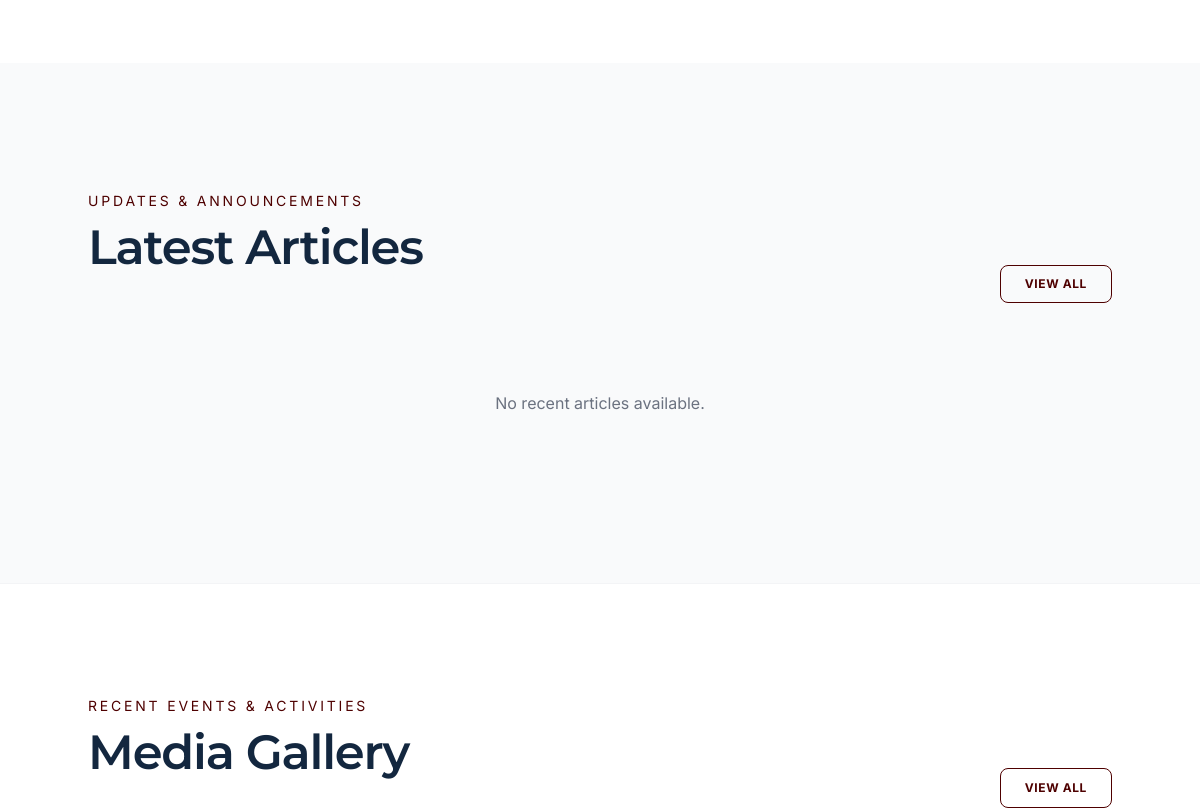
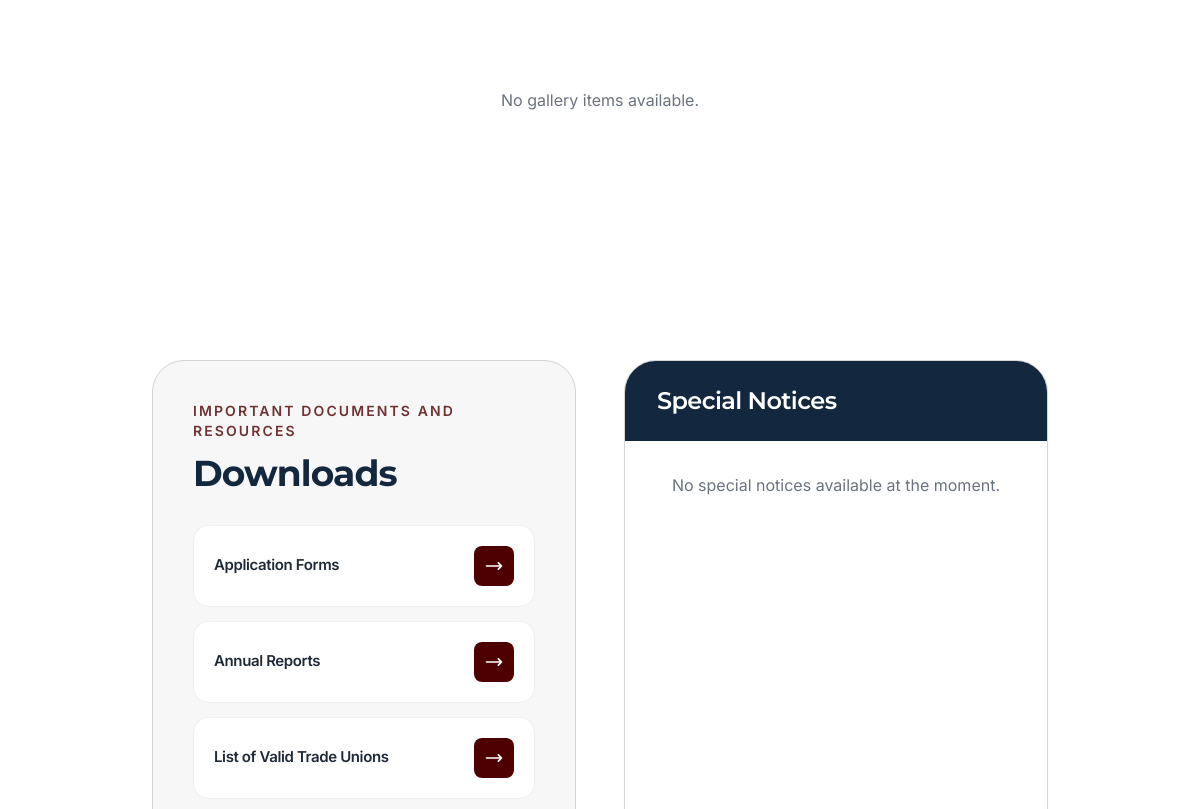
Before: / (middle part) with the older database file (2 pictures, top to bottom).
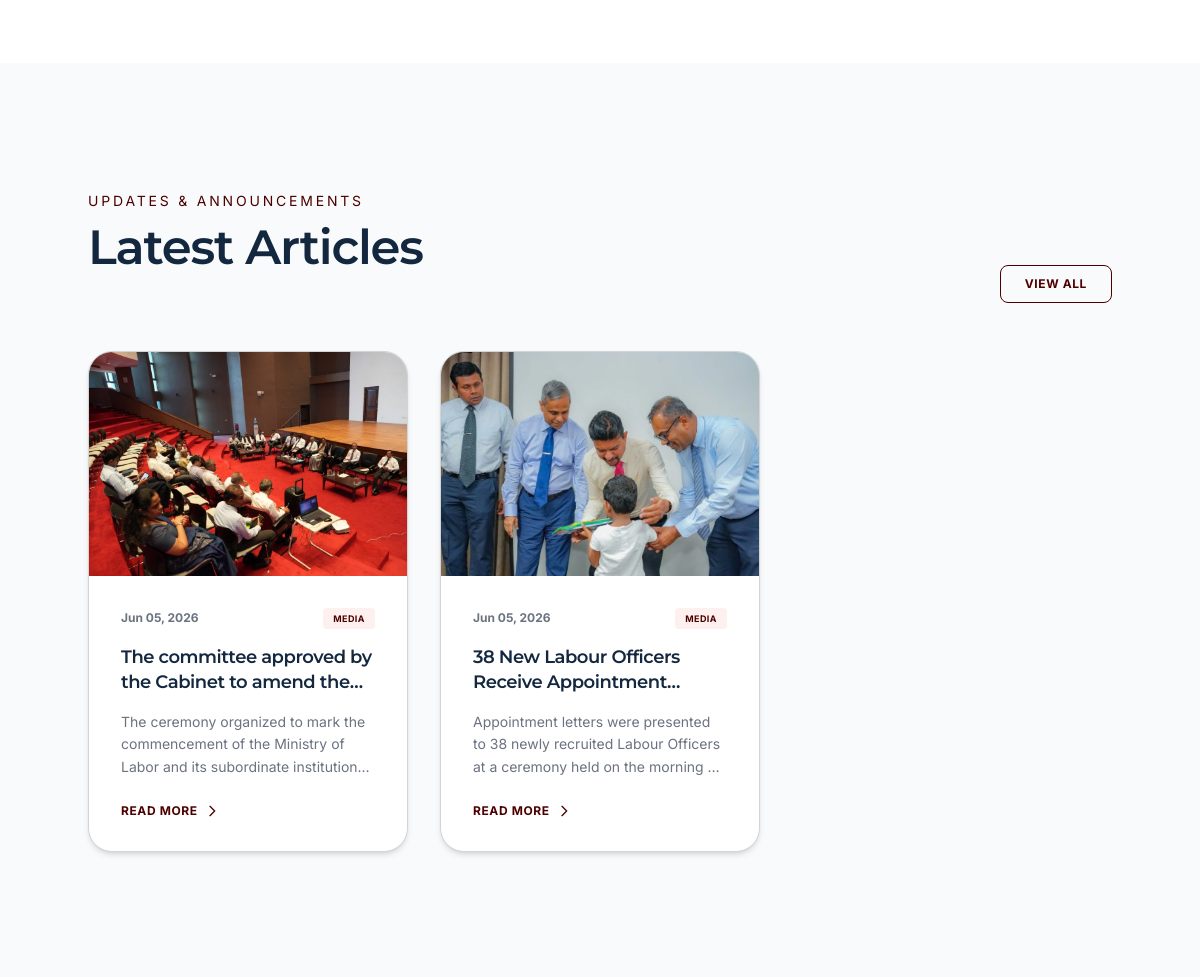
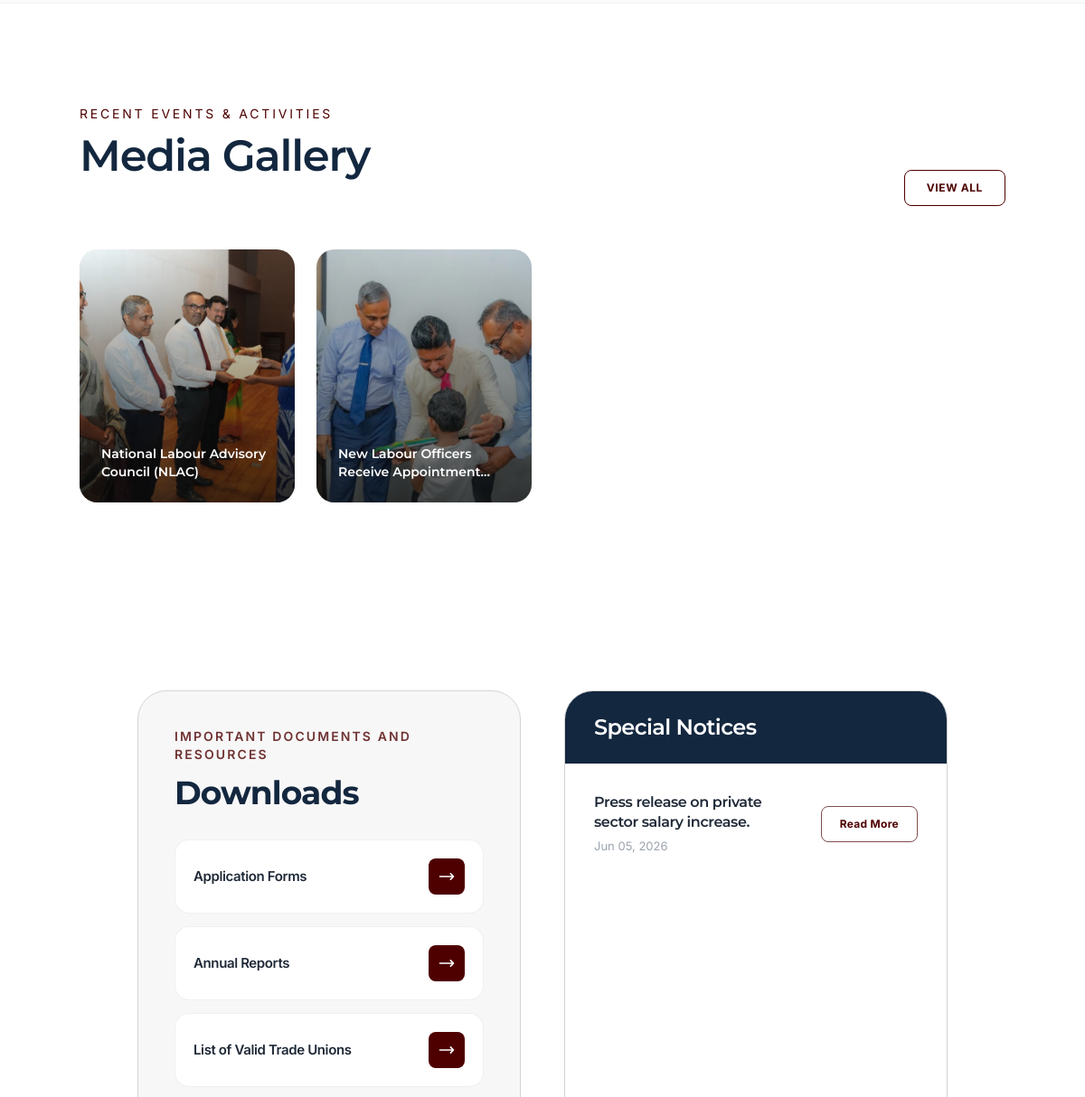
After: the same page with the newer database file (2 pictures, top to bottom).
### tables this page shows
CREATE TABLE `articles` (
  `id` int(11) NOT NULL AUTO_INCREMENT,
  `title` varchar(255) NOT NULL,
  `title_si` varchar(255) DEFAULT NULL,
  `title_ta` varchar(255) DEFAULT NULL,
  `category` varchar(50) NOT NULL,
  `publish_date` date DEFAULT NULL,
  `summary` text NOT NULL,
  `content` longtext NOT NULL,
  `content_si` longtext DEFAULT NULL,
  `content_ta` longtext DEFAULT NULL,
  `cover_image` varchar(255) DEFAULT NULL,
  `tags` varchar(255) DEFAULT NULL,
  `language` varchar(20) NOT NULL DEFAULT 'english',
  `visibility` enum('public','private','hidden') NOT NULL DEFAULT 'public',
  `is_featured` tinyint(1) NOT NULL DEFAULT 0,
  `is_special_notice` tinyint(1) NOT NULL DEFAULT 0,
  `status` enum('Draft','Published') NOT NULL DEFAULT 'Draft',
  `author_id` int(11) DEFAULT NULL,
  `created_at` timestamp NULL DEFAULT current_timestamp(),
  `updated_at` timestamp NULL DEFAULT current_timestamp() ON UPDATE current_timestamp(),
  PRIMARY KEY (`id`),
  KEY `author_id` (`author_id`),
  CONSTRAINT `articles_ibfk_1` FOREIGN KEY (`author_id`) REFERENCES `admins` (`id`) ON DELETE SET NULL
);

CREATE TABLE `gallery` (
  `id` int(11) NOT NULL AUTO_INCREMENT,
  `title` varchar(255) NOT NULL,
  `cover_image` varchar(255) NOT NULL,
  `status` enum('Public','Private') NOT NULL DEFAULT 'Public',
  `created_at` timestamp NULL DEFAULT current_timestamp(),
  `updated_at` timestamp NULL DEFAULT current_timestamp() ON UPDATE current_timestamp(),
  PRIMARY KEY (`id`)
);

### index.php (the view, shortened to what this page needs)
<?php
require_once 'admin/includes/db.php';
$recentNewsRaw = $pdo->query("SELECT * FROM articles WHERE status = 'Published' AND category = 'Media' ORDER BY created_at DESC LIMIT 3")->fetchAll();
$recentNews = [];
foreach ($recentNewsRaw as $news) {
    $recentNews[] = $news;
}
$specialNoticesRaw = $pdo->query("SELECT * FROM articles WHERE status = 'Published' AND category = 'Notices' AND is_featured = 1 ORDER BY created_at DESC LIMIT 4")->fetchAll();
$specialNotices = [];
foreach ($specialNoticesRaw as $notice) {
    $specialNotices[] = $notice;
}
$galleryItems = $pdo->query("SELECT * FROM gallery WHERE status = 'Public' ORDER BY created_at DESC LIMIT 4")->fetchAll();
include 'includes/header.php';
?>
<section class="py-20 md:py-28 px-4 md:px-16" id="citizen-services">
</section>
<section class="py-20 md:py-32 px-4 md:px-16 relative overflow-hidden bg-[#F9FAFB]" id="news-section">
    <div class="container mx-auto">
        <div class="flex justify-between items-end mb-12" data-aos="fade-up">
            <div>
                <p class="text-secondary font-normal text-xs md:text-sm uppercase tracking-[0.2em] mb-3 font-inter">
                    Updates & Announcements</p>
                <h2 class="section-title">
                    Latest Articles</h2>
            </div>
            <a href="articles" class="hidden md:flex items-center space-x-2 border border-secondary text-secondary font-bold py-2.5 px-6 rounded-lg hover:bg-secondary hover:text-white transition-all text-xs uppercase tracking-wider">
                <span>View All</span>
            </a>
        </div>
        <div class="grid grid-cols-1 md:grid-cols-3 gap-8">
            <?php if(empty($recentNews)): ?>
                <div class="col-span-3 text-center text-gray-500 py-10">No recent articles available.</div>
            <?php else: ?>
                <?php foreach($recentNews as $news): ?>
                <div class="news-card">
                    <div>
                        <div class="h-56 overflow-hidden bg-gray-100 flex items-center justify-center">
                            <?php if(!empty($news['cover_image']) && file_exists('admin/' . $news['cover_image'])): ?>
                                <img loading="lazy" src="admin/<?= htmlspecialchars($news['cover_image']) ?>" alt="<?= htmlspecialchars($news['title']) ?>" class="w-full h-full object-cover hover:scale-105 transition-transform duration-500">
                            <?php endif; ?>
                        </div>
                        <div class="p-8 pb-4">
                            <div class="flex justify-between items-center mb-4">
                                <span class="text-xs text-gray-500 font-inter font-bold"><?= date('M d, Y', strtotime($news['created_at'])) ?></span>
                                <span class="text-[9px] font-bold text-secondary bg-[#FFF0F0] px-2.5 py-1 rounded uppercase tracking-wider font-inter"><?= htmlspecialchars($news['category']) ?></span>
                            </div>
                            <h3 class="text-lg font-semibold text-primary font-montserrat mb-4 leading-snug hover:text-secondary transition-colors line-clamp-2 notranslate">
                                <?= htmlspecialchars($news['title']) ?>
                            </h3>
                            <p class="text-gray-500 text-[14px] font-inter leading-relaxed line-clamp-3 notranslate">
                                <?= htmlspecialchars(mb_substr(strip_tags($news['content']), 0, 150)) ?>...
                            </p>
                        </div>
                    </div>
                    <div class="p-8 pt-2">
                        <a href="article/<?= $news['id'] ?>" class="text-secondary font-bold text-xs flex items-center hover:text-primary transition-colors uppercase tracking-wider gap-1.5">
                            Read More <svg class="w-4 h-4" fill="none" stroke="currentColor" viewBox="0 0 24 24"><path stroke-linecap="round" stroke-linejoin="round" stroke-width="2" d="M9 5l7 7-7 7"></path></svg>
                        </a>
                    </div>
                </div>
                <?php endforeach; ?>
            <?php endif; ?>
        </div>
    </div>
</section>
<section class="py-20 md:py-28 px-4 md:px-16 bg-white border-t border-gray-100" id="media-gallery">
    <div class="container mx-auto">
        <div class="flex justify-between items-end mb-12">
            <div>
                <p class="text-secondary font-normal text-xs md:text-sm uppercase tracking-[0.2em] mb-3 font-inter">
                    Recent Events & Activities</p>
                <h2 class="section-title">
                    Media Gallery</h2>
            </div>
            <a href="gallery"
                class="hidden md:flex items-center space-x-2 border border-secondary text-secondary font-bold py-2.5 px-6 rounded-lg hover:bg-secondary hover:text-white transition-all text-[12px] uppercase tracking-wider">
                <span>View All</span>
            </a>
        </div>
        <div class="grid grid-cols-2 lg:grid-cols-4 gap-3 sm:gap-6">
            <?php if(empty($galleryItems)): ?>
                <div class="col-span-2 lg:col-span-4 text-center text-gray-500 py-10">No gallery items available.</div>
            <?php else: ?>
                <?php foreach($galleryItems as $item): ?>
                <a href="gallery-album/<?= $item['id'] ?>" class="group relative bg-gray-100 rounded-[20px] overflow-hidden aspect-[4/5] sm:aspect-[3/4] md:aspect-[4/5] lg:aspect-auto lg:h-[280px] shadow-sm cursor-pointer block">
                    <img loading="lazy" src="admin/<?= htmlspecialchars($item['cover_image']) ?>" alt="<?= htmlspecialchars($item['title']) ?>" class="absolute inset-0 w-full h-full object-cover group-hover:scale-105 transition-transform duration-500">
                    <div class="absolute inset-0 bg-[linear-gradient(180deg,rgba(102,102,102,0)_0%,rgba(10,10,10,0.8)_100%)] opacity-90 group-hover:opacity-100 transition-opacity duration-300"></div>
                    <div class="absolute inset-0 p-4 sm:p-6 flex flex-col justify-end w-full z-10">
                        <p class="text-white font-semibold font-montserrat text-xs sm:text-sm line-clamp-2 leading-snug"><?= htmlspecialchars($item['title']) ?></p>
                    </div>
                </a>
                <?php endforeach; ?>
            <?php endif; ?>
        </div>
    </div>
</section>
<section class="py-16 md:py-24 px-4 md:px-16 container mx-auto">
    <div class="grid grid-cols-1 lg:grid-cols-2 gap-8 lg:gap-12 items-stretch">
        <div class="bg-[#F7F7F7] rounded-[32px] border-[0.5px] border-[#D4D4D4] p-8 md:p-10 flex flex-col justify-between">
            <div>
                <p class="text-secondary/80 font-semibold text-xs md:text-sm uppercase tracking-[0.15em] mb-3 font-inter">
                    Important Documents and Resources</p>
                <h2 class="text-3xl md:text-4xl font-bold text-primary font-montserrat mb-8 tracking-tight">
                    Downloads</h2>
                <div class="space-y-3.5">
                    <a href="#"
                        class="flex justify-between items-center p-4 md:p-5 rounded-2xl border border-gray-200/60 hover:border-secondary hover:shadow-md transition-all duration-300 group bg-white">
                        <span class="font-semibold text-gray-800 font-inter group-hover:text-primary text-[15px] tracking-tight">Application Forms</span>
                        <div class="w-10 h-10 rounded-lg bg-secondary text-white flex items-center justify-center group-hover:bg-[#320000] transition-colors shrink-0 ml-4">
                            <svg class="w-5 h-5 text-white" fill="none" stroke="currentColor" stroke-width="2" viewBox="0 0 24 24">
                                <path stroke-linecap="round" stroke-linejoin="round" d="M17.25 8.25L21 12m0 0l-3.75 3.75M21 12H3"></path>
                            </svg>
                        </div>
                    </a>
                    <a href="#"
                        class="flex justify-between items-center p-4 md:p-5 rounded-2xl border border-gray-200/60 hover:border-secondary hover:shadow-md transition-all duration-300 group bg-white">
                        <span class="font-semibold text-gray-800 font-inter group-hover:text-primary text-[15px] tracking-tight">Annual Reports</span>
                        <div class="w-10 h-10 rounded-lg bg-secondary text-white flex items-center justify-center group-hover:bg-[#320000] transition-colors shrink-0 ml-4">
                            <svg class="w-5 h-5 text-white" fill="none" stroke="currentColor" stroke-width="2" viewBox="0 0 24 24">
                                <path stroke-linecap="round" stroke-linejoin="round" d="M17.25 8.25L21 12m0 0l-3.75 3.75M21 12H3"></path>
                            </svg>
                        </div>
                    </a>
                    <a href="#"
                        class="flex justify-between items-center p-4 md:p-5 rounded-2xl border border-gray-200/60 hover:border-secondary hover:shadow-md transition-all duration-300 group bg-white">
                        <span class="font-semibold text-gray-800 font-inter group-hover:text-primary text-[15px] tracking-tight">List of Valid Trade Unions</span>
                        <div class="w-10 h-10 rounded-lg bg-secondary text-white flex items-center justify-center group-hover:bg-[#320000] transition-colors shrink-0 ml-4">
                            <svg class="w-5 h-5 text-white" fill="none" stroke="currentColor" stroke-width="2" viewBox="0 0 24 24">
                                <path stroke-linecap="round" stroke-linejoin="round" d="M17.25 8.25L21 12m0 0l-3.75 3.75M21 12H3"></path>
                            </svg>
                        </div>
                    </a>
                </div>
            </div>
        </div>
        <div class="bg-white rounded-[32px] border-[0.5px] border-[#D4D4D4] shadow-sm overflow-hidden flex flex-col justify-between">
            <div>
                <div class="bg-primary text-white py-6 px-8 relative overflow-hidden">
                    <h3 class="font-semibold text-xl md:text-2xl font-montserrat flex items-center relative z-10">Special Notices</h3>
                </div>
                <div class="divide-y divide-gray-200 bg-white">
                    <?php if(empty($specialNotices)): ?>
                        <div class="p-8 text-center text-gray-500 font-inter">No special notices available at the moment.</div>
                    <?php else: ?>
                        <?php foreach($specialNotices as $notice): ?>
                        <div class="p-6 md:p-8 flex justify-between items-center gap-6 hover:bg-gray-50/50 transition-colors duration-200">
                            <div class="flex-grow">
                                <h4 class="text-gray-800 font-semibold font-montserrat mb-1.5 text-[15px] md:text-[16px] leading-snug notranslate"><?= htmlspecialchars($notice['title']) ?></h4>
                                <p class="text-[13px] text-gray-400 font-inter"><?= date('M d, Y', strtotime($notice['created_at'])) ?></p>
                            </div>
                            <a href="article/<?= $notice['id'] ?>"
                                class="border border-secondary/70 text-secondary hover:bg-secondary hover:text-white text-[12px] font-bold px-5 py-2.5 rounded-lg transition-all duration-200 text-center whitespace-nowrap tracking-wide font-inter shrink-0">Read More</a>
                        </div>
                        <?php endforeach; ?>
                    <?php endif; ?>
                </div>
            </div>
        </div>
    </div>
</section>
<?php include 'includes/footer.php'; ?>

### includes/header.php (shortened to what this page needs)
<!DOCTYPE html>
<html lang="en">
<head>
    <link rel="stylesheet" href="assets/css/style.css">
    <link href="https://unpkg.com/aos@2.3.1/dist/aos.css" rel="stylesheet">
</head>
<body class="bg-white text-gray-800 antialiased scroll-smooth flex flex-col min-h-screen">
    <main id="main-content" class="flex-grow">

### includes/footer.php (shortened to what this page needs)
    </main>
</body>
</html>

### includes/header.php (style rules this page uses)
body { top: 0px !important; position: relative !important; }

Changed rows visible on the page:
added articles: cover_image (picture), created_at "Jun 05, 2026", category "MEDIA", title "The committee approved by the Cabinet to amend…", content "The ceremony organized to mark the commencement of the Ministry of Labor and its subordinate…", shown under "Latest Articles"
added articles: cover_image (picture), created_at "Jun 05, 2026", category "MEDIA", title "38 New Labour Officers Receive…", content "Appointment letters were presented to 38 newly recruited Labour Officers at a ceremony held on the morning…", shown under "Latest Articles"
added gallery: cover_image (picture), title "National Labour Advisory Council (NLAC)"
added gallery: cover_image (picture), title "New Labour Officers Receive…"
added articles: title "Press release on private sector salary increase.", created_at "Jun 05, 2026", shown under "Special Notices"
Other visible differences:
text no longer shown: "No recent articles available. No gallery items available. No special notices available at the moment."
